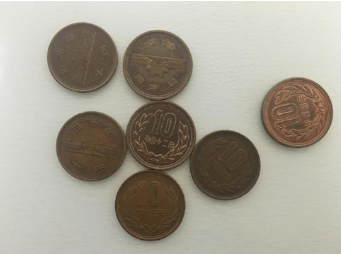
#> input picture Cognitive/Wed/Lab4/Coin.png, 341 x 254 px, found by its file name
$ python blur_canny_contour.py
#> lines starting #> are read from the running program, lines starting #| are printed output that depends on the picture; after the words box and inside, x2 and y2 are one past the last pixel; in counts of white or black regions, pixels touching at a corner belong together

import cv2

image = cv2.imread("Cognitive\\Wed\\Lab4\\Coin.png", 0)
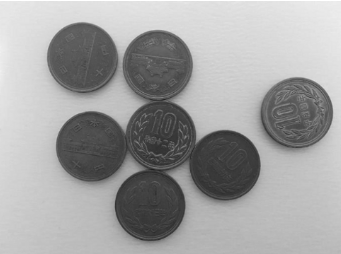
#> image: shape (254, 341); min 30, max 255, mean 161.1

image_blur = cv2.GaussianBlur(image, (5, 5), 0)
image_canny = cv2.Canny(image_blur, 100, 200)
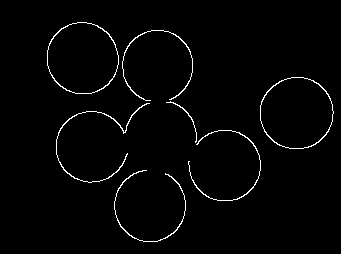
#> image_canny: shape (254, 341); 1.9% white in thin lines or dots, all inside (x1, y1, x2, y2) = (47, 22, 334, 242)
cv2.imshow("Blurred", image_blur)
cv2.imshow("Canny", image_canny)
contour, hierarchy = cv2.findContours(image_canny, cv2.RETR_EXTERNAL, cv2.CHAIN_APPROX_SIMPLE)
#> contour = 7 contours, 1 with area under 20; largest, box (x1, y1, x2, y2) and area: (260, 77, 334, 149) 4116, (47, 22, 119, 94) 4012, (56, 103, 150, 183) 82, (122, 30, 193, 101) 63, (114, 170, 186, 242) 62, (188, 130, 261, 201) 56
cv2.drawContours(image, contour, -1, (255, 255, 0), 2)
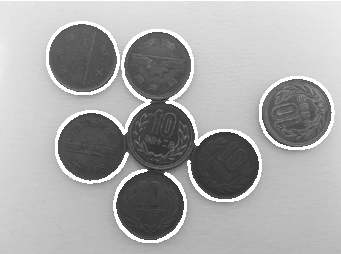
#> image: shape (254, 341); 5.77% of pixels changed, all inside (x1, y1, x2, y2) = (46, 21, 335, 243)
print("amount of coin: ", len(contour))
#| amount of coin:  7
cv2.imshow("contoured", image)
cv2.waitKey(0)
